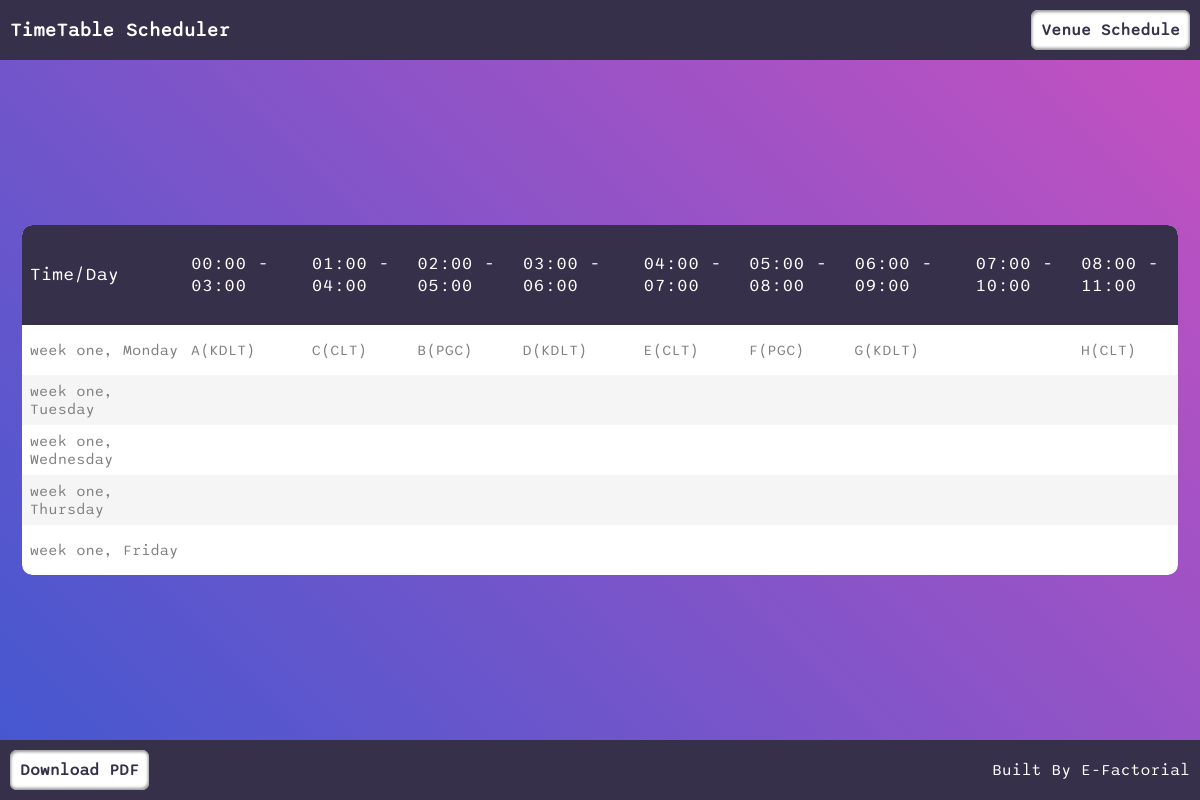
Before: /schedule with the older database file.
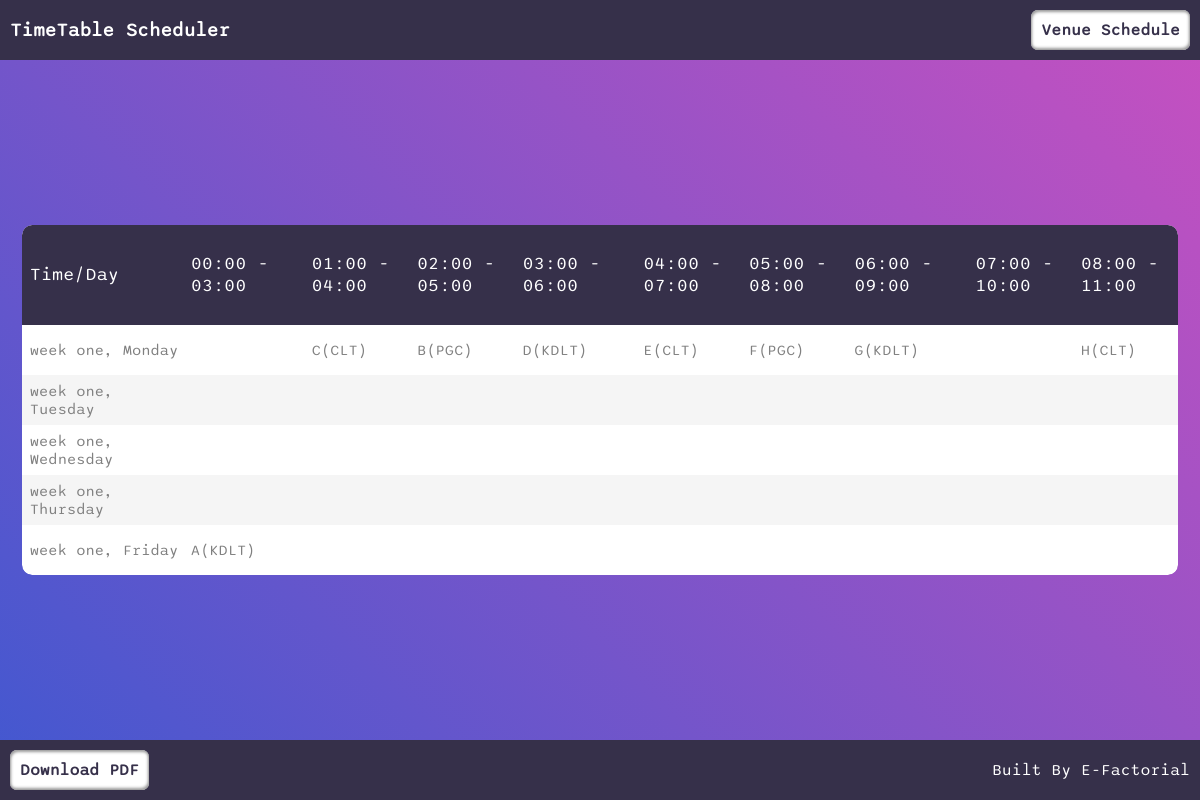
After: the same page with the newer database file.
### schedule/models.py (models this page shows, shortened)
class TimeSlot(models.Model):
    HOURS = (
        zip(range(0,24), range(0,24))
    )
    HOURS2 = (
        zip(range(0,24), range(0,24))
    )
    MINUTES = (zip(range(0,60), range(0,60)))
    MINUTES2 = (zip(range(0,60), range(0,60)))
    start_hour = models.PositiveSmallIntegerField(choices=HOURS, default=0)
    start_minute = models.PositiveSmallIntegerField(choices=MINUTES, default=0)
    end_hour = models.PositiveSmallIntegerField(choices=HOURS2, default=0)
    end_minute = models.PositiveSmallIntegerField(choices=MINUTES2, default=0)
    @property
    def start_time(self):
        return f"{self.start_hour:02d}:{self.start_minute:02d}"
    @property
    def end_time(self):
        return f"{self.end_hour:02d}:{self.end_minute:02d}"
    def __str__(self):
        return f"{self.start_time} - {self.end_time}"

class Row(models.Model):
    day = models.OneToOneField(Day, on_delete=models.CASCADE, related_name="row")
    def __str__(self):
        return f"{self.day}"

class Day(models.Model):
    DAYS = (
        ("Monday", "Monday"),
        ("Tuesday", "Tuesday"),
        ("Wednesday", "Wednesday"),
        ("Thursday", "Thursday"),
        ("Friday", "Friday"),
        ("Saturday", "Saturday"),
        ("Sunday", "Sunday")
    )
    WEEKS = (
        ("one", "one"),
        ("two", "two"),
        ("three", "three")
    )
    day = models.CharField(max_length=50, choices=DAYS)
    week = models.CharField(max_length=50, choices=WEEKS)
    def __str__(self):
        return f"week {self.week}, {self.day}"

class Cell(models.Model):
    VALUES = (zip(range(-1,2) , range(-1,2)))
    column = models.ForeignKey(Column, on_delete=models.CASCADE, related_name="cells")
    row = models.ForeignKey(Row, on_delete=models.CASCADE, related_name="cells")
    value = models.SmallIntegerField(choices=VALUES, default=0)
    def __str__(self):
        return f"{self.column.course_code}({self.column.venue})"

class Column(models.Model):
    course_code = models.OneToOneField(CourseCode, on_delete=models.CASCADE, related_name="column")
    time_slot = models.ForeignKey(TimeSlot, on_delete=models.CASCADE, related_name="columns")
    venue = models.ForeignKey(Venue, null=True, blank=True, on_delete=models.CASCADE, related_name="columns")

class CourseCode(models.Model):
    LEVELS = (
        (100, 100),
        (200, 200),
        (300, 300),
        (400, 400),
        (500, 500),
    )
    title = models.CharField(max_length=100)
    code = models.CharField(max_length=10)
    student_population = models.PositiveSmallIntegerField(default=1)
    level = models.PositiveSmallIntegerField(choices=LEVELS)
    def __str__(self):
        return f"{self.code}"

class Venue(models.Model):
    name = models.CharField(max_length=100)
    capacity = models.PositiveSmallIntegerField(default=1)
    def __str__(self):
        return f"{self.name}"

### schedule/views.py (the view)
# urls.py: path('schedule', ScheduleCourses.as_view(), name="schedule-courses"),
class ScheduleCourses(TemplateView):
    template_name = 'schedule/timetable.html'
    def get(self, request, *args, **kwargs):
        return super(ScheduleCourses, self).get(request, *args, **kwargs)
    def get_context_data(self, **kwargs):
        context = super().get_context_data(**kwargs)
        columns = Column.objects.select_related('time_slot').all()
        rows = Row.objects.select_related('day').all()
        cells = Cell.objects.select_related('column', 'row').all()
        days = Day.objects.all()
        time_slots = TimeSlot.objects.all()
        context['columns'] = columns
        context['rows'] = rows
        context['cells'] = cells
        context['days'] = days
        context['time_slots'] = time_slots
        return context

### schedule/templates/schedule/timetable.html (shortened to what this page needs)
{% extends 'schedule/base.html' %}
{% block header %}
<div>
  <h3> TimeTable Scheduler </h3>
<div class="link-box">
  <a href="{% url 'venue' %}">Venue Schedule</a>
</div>
</div>
{% endblock header %}
{% block content %}
  <div class="limiter">
    <div class="container-table100">
    <div class="wrap-table100">
    <div class="table100">
  <table>
    <thead>
    <tr class="table100-head">
      <th>Time/Day</th>
        {% for time_slot in time_slots %}
            <th>{{time_slot}}</th>
        {% endfor %}
    </tr>
    </thead>
    <tbody>
    {% for row in rows %}
        <tr>
            <td>{{row}}</td>
            {% for time_slot in time_slots %}
                <td>
                {% for cell in cells %}
                    {% if cell.value == 1 and cell.row == row and cell.column.time_slot == time_slot %}
                        {{cell}}
                    {% endif %}
                {% endfor %}
                </td>
            {% endfor %}
        </tr>
    {% endfor %}
      </tbody>
  </table>
</div>
</div>
</div>
</div>
{% endblock content %}
{% block footer %}
<div>
  <a href="{% url 'pdf' %}">Download PDF</a>
  <div>Built By E-Factorial</div>
</div>
{% endblock footer %}

Changed rows visible on the page:
changed TimeSlot (number 1 of 9 on the later page): loses Cell (column.name "A(KDLT)"); gains Cell (column.name "A(KDLT)")
